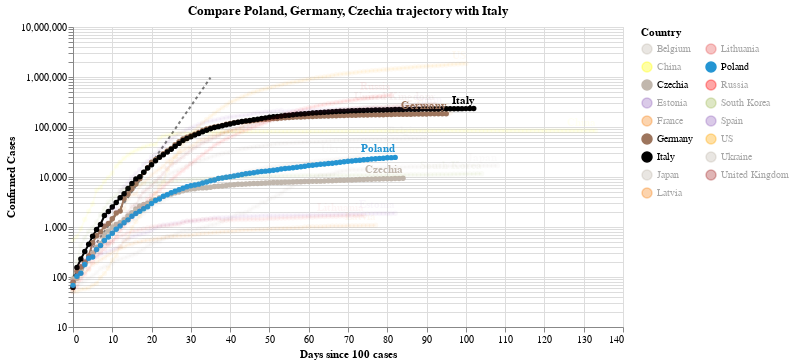

Notebook code cell kept with this figure:
### Code cell
#hide_input
chart2 = make_since_chart(dff2,['Poland', 'Germany', 'Czechia'], baseline_countries)
chart2

### Figure 1 — Vega-Lite specification as saved in the notebook (floating-point values rounded to 4 significant figures; data arrays with more than 128 entries replaced by an {"elided": "..."} marker saying what was removed)
{"config": {"view": {"continuousWidth": 400, "continuousHeight": 300}}, "layer": [{"data": {"name": "data-628230001892d6798b50651be41d1b3e"}, "mark": {"type": "line", "color": "black", "opacity": 0.5, "strokeDash": [3, 3]}, "encoding": {"x": {"type": "quantitative", "field": "Days since 100 cases"}, "y": {"type": "quantitative", "field": "Confirmed Cases"}}}, {"data": {"name": "data-6056c84f87dfe69c5119a08b831d8b6e"}, "mark": {"type": "line", "point": true}, "encoding": {"color": {"type": "nominal", "field": "Country", "legend": {"columns": 2}, "scale": {"domain": ["Belgium", "China", "Czechia", "Estonia", "France", "Germany", "Italy", "Japan", "Latvia", "Lithuania", "Poland", "Russia", "South Korea", "Spain", "US", "Ukraine", "United Kingdom"], "range": ["#C1B7AD", "yellow", "#C1B7AD", "#9467bd", "#F58518", "#9D755D", "black", "#C1B7AD", "#F58518", "#E45756", "#2495D3", "red", "#A1BA59", "#9467bd", "orange", "#C1B7AD", "brown"]}}, "opacity": {"condition": {"value": 1, "selection": "selector002"}, "value": 0.05}, "tooltip": [{"type": "nominal", "field": "Country"}, {"type": "temporal", "field": "Date"}, {"type": "quantitative", "field": "Confirmed Cases"}, {"type": "quantitative", "field": "Days since 100 cases"}], "x": {"type": "quantitative", "field": "Days since 100 cases"}, "y": {"type": "quantitative", "field": "Confirmed Cases", "scale": {"type": "log"}}}, "selection": {"selector002": {"type": "multi", "fields": ["Country"], "bind": "legend", "init": [{"Country": "Poland"}, {"Country": "Germany"}, {"Country": "Czechia"}, {"Country": "Italy"}]}}, "width": 550}, {"data": {"name": "data-6056c84f87dfe69c5119a08b831d8b6e"}, "mark": {"type": "text", "align": "right", "dy": -8, "fontWeight": "bold"}, "encoding": {"color": {"type": "nominal", "field": "Country", "legend": {"columns": 2}, "scale": {"domain": ["Belgium", "China", "Czechia", "Estonia", "France", "Germany", "Italy", "Japan", "Latvia", "Lithuania", "Poland", "Russia", "South Korea", "Spain", "US", "Ukraine", "United Kingdom"], "range": ["#C1B7AD", "yellow", "#C1B7AD", "#9467bd", "#F58518", "#9D755D", "black", "#C1B7AD", "#F58518", "#E45756", "#2495D3", "red", "#A1BA59", "#9467bd", "orange", "#C1B7AD", "brown"]}}, "opacity": {"condition": {"value": 1, "selection": "selector002"}, "value": 0.05}, "text": {"type": "nominal", "field": "Country"}, "tooltip": [{"type": "nominal", "field": "Country"}, {"type": "temporal", "field": "Date"}, {"type": "quantitative", "field": "Confirmed Cases"}, {"type": "quantitative", "field": "Days since 100 cases"}], "x": {"type": "quantitative", "field": "Days since 100 cases"}, "y": {"type": "quantitative", "field": "Confirmed Cases", "scale": {"type": "log"}}}, "transform": [{"filter": "(datum['Date'] >= 1591142400000)"}], "width": 550}], "title": "Compare Poland, Germany, Czechia trajectory with Italy", "$schema": "https://vega.github.io/schema/vega-lite/v4.0.2.json", "datasets": {"data-628230001892d6798b50651be41d1b3e": [{"Days since 100 cases": 0, "Confirmed Cases": 100.0}, {"Days since 100 cases": 1, "Confirmed Cases": 130.0}, {"Days since 100 cases": 2, "Confirmed Cases": 169.0}, {"Days since 100 cases": 3, "Confirmed Cases": 219.7}, {"Days since 100 cases": 4, "Confirmed Cases": 285.6}, {"Days since 100 cases": 5, "Confirmed Cases": 371.3}, {"Days since 100 cases": 6, "Confirmed Cases": 482.7}, {"Days since 100 cases": 7, "Confirmed Cases": 627.5}, {"Days since 100 cases": 8, "Confirmed Cases": 815.7}, {"Days since 100 cases": 9, "Confirmed Cases": 1060.0}, {"Days since 100 cases": 10, "Confirmed Cases": 1379.0}, {"Days since 100 cases": 11, "Confirmed Cases": 1792.0}, {"Days since 100 cases": 12, "Confirmed Cases": 2330.0}, {"Days since 100 cases": 13, "Confirmed Cases": 3029.0}, {"Days since 100 cases": 14, "Confirmed Cases": 3937.0}, {"Days since 100 cases": 15, "Confirmed Cases": 5119.0}, {"Days since 100 cases": 16, "Confirmed Cases": 6654.0}, {"Days since 100 cases": 17, "Confirmed Cases": 8650.0}, {"Days since 100 cases": 18, "Confirmed Cases": 11250.0}, {"Days since 100 cases": 19, "Confirmed Cases": 14620.0}, {"Days since 100 cases": 20, "Confirmed Cases": 19000.0}, {"Days since 100 cases": 21, "Confirmed Cases": 24710.0}, {"Days since 100 cases": 22, "Confirmed Cases": 32120.0}, {"Days since 100 cases": 23, "Confirmed Cases": 41750.0}, {"Days since 100 cases": 24, "Confirmed Cases": 54280.0}, {"Days since 100 cases": 25, "Confirmed Cases": 70560.0}, {"Days since 100 cases": 26, "Confirmed Cases": 91730.0}, {"Days since 100 cases": 27, "Confirmed Cases": 119300.0}, {"Days since 100 cases": 28, "Confirmed Cases": 155000.0}, {"Days since 100 cases": 29, "Confirmed Cases": 201500.0}, {"Days since 100 cases": 30, "Confirmed Cases": 262000.0}, {"Days since 100 cases": 31, "Confirmed Cases": 340600.0}, {"Days since 100 cases": 32, "Confirmed Cases": 442800.0}, {"Days since 100 cases": 33, "Confirmed Cases": 575600.0}, {"Days since 100 cases": 34, "Confirmed Cases": 748300.0}, {"Days since 100 cases": 35, "Confirmed Cases": 972800.0}], "data-6056c84f87dfe69c5119a08b831d8b6e": {"elided": "1584 records"}}}
